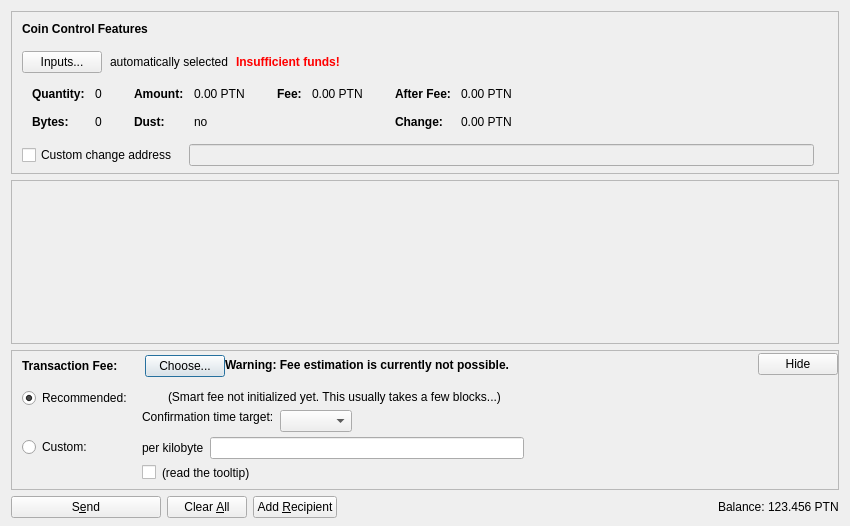
<?xml version="1.0" encoding="UTF-8"?>
<ui version="4.0">
 <class>SendCoinsDialog</class>
 <widget class="QDialog" name="SendCoinsDialog">
  <property name="geometry">
   <rect>
    <x>0</x>
    <y>0</y>
    <width>850</width>
    <height>526</height>
   </rect>
  </property>
  <property name="windowTitle">
   <string>Send Coins</string>
  </property>
  <layout class="QVBoxLayout" name="verticalLayout" stretch="0,1,0,0">
   <property name="bottomMargin">
    <number>8</number>
   </property>
   <item>
    <widget class="QFrame" name="frameCoinControl">
     <property name="sizePolicy">
      <sizepolicy hsizetype="Expanding" vsizetype="Expanding">
       <horstretch>0</horstretch>
       <verstretch>0</verstretch>
      </sizepolicy>
     </property>
     <property name="maximumSize">
      <size>
       <width>16777215</width>
       <height>16777215</height>
      </size>
     </property>
     <property name="frameShape">
      <enum>QFrame::StyledPanel</enum>
     </property>
     <property name="frameShadow">
      <enum>QFrame::Sunken</enum>
     </property>
     <layout class="QVBoxLayout" name="verticalLayoutCoinControl2">
      <property name="spacing">
       <number>0</number>
      </property>
      <property name="leftMargin">
       <number>0</number>
      </property>
      <property name="topMargin">
       <number>0</number>
      </property>
      <property name="rightMargin">
       <number>0</number>
      </property>
      <property name="bottomMargin">
       <number>6</number>
      </property>
      <item>
       <layout class="QVBoxLayout" name="verticalLayoutCoinControl" stretch="0,0,0,0,1">
        <property name="spacing">
         <number>0</number>
        </property>
        <property name="leftMargin">
         <number>10</number>
        </property>
        <property name="topMargin">
         <number>10</number>
        </property>
        <item>
         <layout class="QHBoxLayout" name="horizontalLayoutCoinControl1">
          <property name="bottomMargin">
           <number>15</number>
          </property>
          <item>
           <widget class="QLabel" name="labelCoinControlFeatures">
            <property name="sizePolicy">
             <sizepolicy hsizetype="Preferred" vsizetype="Maximum">
              <horstretch>0</horstretch>
              <verstretch>0</verstretch>
             </sizepolicy>
            </property>
            <property name="font">
             <font>
              <weight>75</weight>
              <bold>true</bold>
             </font>
            </property>
            <property name="styleSheet">
             <string notr="true">font-weight:bold;</string>
            </property>
            <property name="text">
             <string>Coin Control Features</string>
            </property>
           </widget>
          </item>
         </layout>
        </item>
        <item>
         <layout class="QHBoxLayout" name="horizontalLayoutCoinControl2" stretch="0,0,0,0">
          <property name="spacing">
           <number>8</number>
          </property>
          <property name="bottomMargin">
           <number>10</number>
          </property>
          <item>
           <widget class="QPushButton" name="pushButtonCoinControl">
            <property name="styleSheet">
             <string notr="true"/>
            </property>
            <property name="text">
             <string>Inputs...</string>
            </property>
            <property name="autoDefault">
             <bool>false</bool>
            </property>
           </widget>
          </item>
          <item>
           <widget class="QLabel" name="labelCoinControlAutomaticallySelected">
            <property name="text">
             <string>automatically selected</string>
            </property>
            <property name="margin">
             <number>5</number>
            </property>
           </widget>
          </item>
          <item>
           <widget class="QLabel" name="labelCoinControlInsuffFunds">
            <property name="font">
             <font>
              <weight>75</weight>
              <bold>true</bold>
             </font>
            </property>
            <property name="styleSheet">
             <string notr="true">color:red;font-weight:bold;</string>
            </property>
            <property name="text">
             <string>Insufficient funds!</string>
            </property>
            <property name="margin">
             <number>5</number>
            </property>
           </widget>
          </item>
          <item>
           <spacer name="horizontalSpacerCoinControl">
            <property name="orientation">
             <enum>Qt::Horizontal</enum>
            </property>
            <property name="sizeHint" stdset="0">
             <size>
              <width>40</width>
              <height>1</height>
             </size>
            </property>
           </spacer>
          </item>
         </layout>
        </item>
        <item>
         <widget class="QWidget" name="widgetCoinControl" native="true">
          <property name="sizePolicy">
           <sizepolicy hsizetype="Preferred" vsizetype="Preferred">
            <horstretch>0</horstretch>
            <verstretch>0</verstretch>
           </sizepolicy>
          </property>
          <property name="minimumSize">
           <size>
            <width>0</width>
            <height>0</height>
           </size>
          </property>
          <property name="styleSheet">
           <string notr="true"/>
          </property>
          <layout class="QHBoxLayout" name="horizontalLayoutCoinControl5">
           <property name="leftMargin">
            <number>0</number>
           </property>
           <property name="topMargin">
            <number>0</number>
           </property>
           <property name="rightMargin">
            <number>0</number>
           </property>
           <property name="bottomMargin">
            <number>0</number>
           </property>
           <item>
            <layout class="QHBoxLayout" name="horizontalLayoutCoinControl3" stretch="0,0,0,1">
             <property name="spacing">
              <number>20</number>
             </property>
             <property name="topMargin">
              <number>0</number>
             </property>
             <property name="bottomMargin">
              <number>10</number>
             </property>
             <item>
              <layout class="QFormLayout" name="formLayoutCoinControl1">
               <property name="horizontalSpacing">
                <number>10</number>
               </property>
               <property name="verticalSpacing">
                <number>14</number>
               </property>
               <property name="leftMargin">
                <number>10</number>
               </property>
               <property name="topMargin">
                <number>4</number>
               </property>
               <property name="rightMargin">
                <number>6</number>
               </property>
               <item row="0" column="0">
                <widget class="QLabel" name="labelCoinControlQuantityText">
                 <property name="font">
                  <font>
                   <weight>75</weight>
                   <bold>true</bold>
                  </font>
                 </property>
                 <property name="text">
                  <string>Quantity:</string>
                 </property>
                 <property name="margin">
                  <number>0</number>
                 </property>
                </widget>
               </item>
               <item row="0" column="1">
                <widget class="QLabel" name="labelCoinControlQuantity">
                 <property name="cursor">
                  <cursorShape>IBeamCursor</cursorShape>
                 </property>
                 <property name="contextMenuPolicy">
                  <enum>Qt::ActionsContextMenu</enum>
                 </property>
                 <property name="text">
                  <string notr="true">0</string>
                 </property>
                 <property name="margin">
                  <number>0</number>
                 </property>
                 <property name="textInteractionFlags">
                  <set>Qt::LinksAccessibleByMouse|Qt::TextSelectableByKeyboard|Qt::TextSelectableByMouse</set>
                 </property>
                </widget>
               </item>
               <item row="1" column="0">
                <widget class="QLabel" name="labelCoinControlBytesText">
                 <property name="font">
                  <font>
                   <weight>75</weight>
                   <bold>true</bold>
                  </font>
                 </property>
                 <property name="text">
                  <string>Bytes:</string>
                 </property>
                </widget>
               </item>
               <item row="1" column="1">
                <widget class="QLabel" name="labelCoinControlBytes">
                 <property name="cursor">
                  <cursorShape>IBeamCursor</cursorShape>
                 </property>
                 <property name="contextMenuPolicy">
                  <enum>Qt::ActionsContextMenu</enum>
                 </property>
                 <property name="text">
                  <string notr="true">0</string>
                 </property>
                 <property name="textInteractionFlags">
                  <set>Qt::LinksAccessibleByMouse|Qt::TextSelectableByKeyboard|Qt::TextSelectableByMouse</set>
                 </property>
                </widget>
               </item>
              </layout>
             </item>
             <item>
              <layout class="QFormLayout" name="formLayoutCoinControl2">
               <property name="horizontalSpacing">
                <number>10</number>
               </property>
               <property name="verticalSpacing">
                <number>14</number>
               </property>
               <property name="leftMargin">
                <number>6</number>
               </property>
               <property name="topMargin">
                <number>4</number>
               </property>
               <property name="rightMargin">
                <number>6</number>
               </property>
               <item row="0" column="0">
                <widget class="QLabel" name="labelCoinControlAmountText">
                 <property name="font">
                  <font>
                   <weight>75</weight>
                   <bold>true</bold>
                  </font>
                 </property>
                 <property name="text">
                  <string>Amount:</string>
                 </property>
                 <property name="margin">
                  <number>0</number>
                 </property>
                </widget>
               </item>
               <item row="0" column="1">
                <widget class="QLabel" name="labelCoinControlAmount">
                 <property name="cursor">
                  <cursorShape>IBeamCursor</cursorShape>
                 </property>
                 <property name="contextMenuPolicy">
                  <enum>Qt::ActionsContextMenu</enum>
                 </property>
                 <property name="text">
                  <string notr="true">0.00 PTN</string>
                 </property>
                 <property name="textInteractionFlags">
                  <set>Qt::LinksAccessibleByMouse|Qt::TextSelectableByKeyboard|Qt::TextSelectableByMouse</set>
                 </property>
                </widget>
               </item>
               <item row="1" column="0">
                <widget class="QLabel" name="labelCoinControlLowOutputText">
                 <property name="font">
                  <font>
                   <weight>75</weight>
                   <bold>true</bold>
                  </font>
                 </property>
                 <property name="text">
                  <string>Dust:</string>
                 </property>
                </widget>
               </item>
               <item row="1" column="1">
                <widget class="QLabel" name="labelCoinControlLowOutput">
                 <property name="cursor">
                  <cursorShape>IBeamCursor</cursorShape>
                 </property>
                 <property name="contextMenuPolicy">
                  <enum>Qt::ActionsContextMenu</enum>
                 </property>
                 <property name="text">
                  <string notr="true">no</string>
                 </property>
                 <property name="textInteractionFlags">
                  <set>Qt::LinksAccessibleByMouse|Qt::TextSelectableByKeyboard|Qt::TextSelectableByMouse</set>
                 </property>
                </widget>
               </item>
              </layout>
             </item>
             <item>
              <layout class="QFormLayout" name="formLayoutCoinControl3">
               <property name="horizontalSpacing">
                <number>10</number>
               </property>
               <property name="verticalSpacing">
                <number>14</number>
               </property>
               <property name="leftMargin">
                <number>6</number>
               </property>
               <property name="topMargin">
                <number>4</number>
               </property>
               <property name="rightMargin">
                <number>6</number>
               </property>
               <item row="0" column="0">
                <widget class="QLabel" name="labelCoinControlFeeText">
                 <property name="font">
                  <font>
                   <weight>75</weight>
                   <bold>true</bold>
                  </font>
                 </property>
                 <property name="text">
                  <string>Fee:</string>
                 </property>
                 <property name="margin">
                  <number>0</number>
                 </property>
                </widget>
               </item>
               <item row="0" column="1">
                <widget class="QLabel" name="labelCoinControlFee">
                 <property name="cursor">
                  <cursorShape>IBeamCursor</cursorShape>
                 </property>
                 <property name="contextMenuPolicy">
                  <enum>Qt::ActionsContextMenu</enum>
                 </property>
                 <property name="text">
                  <string notr="true">0.00 PTN</string>
                 </property>
                 <property name="textInteractionFlags">
                  <set>Qt::LinksAccessibleByMouse|Qt::TextSelectableByKeyboard|Qt::TextSelectableByMouse</set>
                 </property>
                </widget>
               </item>
              </layout>
             </item>
             <item>
              <layout class="QFormLayout" name="formLayoutCoinControl4">
               <property name="horizontalSpacing">
                <number>10</number>
               </property>
               <property name="verticalSpacing">
                <number>14</number>
               </property>
               <property name="leftMargin">
                <number>6</number>
               </property>
               <property name="topMargin">
                <number>4</number>
               </property>
               <property name="rightMargin">
                <number>6</number>
               </property>
               <item row="0" column="0">
                <widget class="QLabel" name="labelCoinControlAfterFeeText">
                 <property name="font">
                  <font>
                   <weight>75</weight>
                   <bold>true</bold>
                  </font>
                 </property>
                 <property name="text">
                  <string>After Fee:</string>
                 </property>
                 <property name="margin">
                  <number>0</number>
                 </property>
                </widget>
               </item>
               <item row="0" column="1">
                <widget class="QLabel" name="labelCoinControlAfterFee">
                 <property name="cursor">
                  <cursorShape>IBeamCursor</cursorShape>
                 </property>
                 <property name="contextMenuPolicy">
                  <enum>Qt::ActionsContextMenu</enum>
                 </property>
                 <property name="text">
                  <string notr="true">0.00 PTN</string>
                 </property>
                 <property name="textInteractionFlags">
                  <set>Qt::LinksAccessibleByMouse|Qt::TextSelectableByKeyboard|Qt::TextSelectableByMouse</set>
                 </property>
                </widget>
               </item>
               <item row="1" column="0">
                <widget class="QLabel" name="labelCoinControlChangeText">
                 <property name="font">
                  <font>
                   <weight>75</weight>
                   <bold>true</bold>
                  </font>
                 </property>
                 <property name="text">
                  <string>Change:</string>
                 </property>
                </widget>
               </item>
               <item row="1" column="1">
                <widget class="QLabel" name="labelCoinControlChange">
                 <property name="cursor">
                  <cursorShape>IBeamCursor</cursorShape>
                 </property>
                 <property name="contextMenuPolicy">
                  <enum>Qt::ActionsContextMenu</enum>
                 </property>
                 <property name="text">
                  <string notr="true">0.00 PTN</string>
                 </property>
                 <property name="textInteractionFlags">
                  <set>Qt::LinksAccessibleByMouse|Qt::TextSelectableByKeyboard|Qt::TextSelectableByMouse</set>
                 </property>
                </widget>
               </item>
              </layout>
             </item>
            </layout>
           </item>
          </layout>
         </widget>
        </item>
        <item>
         <layout class="QHBoxLayout" name="horizontalLayoutCoinControl4" stretch="0,0,0">
          <property name="spacing">
           <number>12</number>
          </property>
          <property name="sizeConstraint">
           <enum>QLayout::SetDefaultConstraint</enum>
          </property>
          <property name="topMargin">
           <number>5</number>
          </property>
          <property name="rightMargin">
           <number>5</number>
          </property>
          <item>
           <widget class="QCheckBox" name="checkBoxCoinControlChange">
            <property name="toolTip">
             <string>If this is activated, but the change address is empty or invalid, change will be sent to a newly generated address.</string>
            </property>
            <property name="text">
             <string>Custom change address</string>
            </property>
           </widget>
          </item>
          <item>
           <widget class="QValidatedLineEdit" name="lineEditCoinControlChange">
            <property name="enabled">
             <bool>false</bool>
            </property>
            <property name="sizePolicy">
             <sizepolicy hsizetype="Expanding" vsizetype="Fixed">
              <horstretch>0</horstretch>
              <verstretch>0</verstretch>
             </sizepolicy>
            </property>
           </widget>
          </item>
          <item>
           <widget class="QLabel" name="labelCoinControlChangeLabel">
            <property name="sizePolicy">
             <sizepolicy hsizetype="Preferred" vsizetype="Expanding">
              <horstretch>0</horstretch>
              <verstretch>0</verstretch>
             </sizepolicy>
            </property>
            <property name="minimumSize">
             <size>
              <width>0</width>
              <height>0</height>
             </size>
            </property>
            <property name="text">
             <string/>
            </property>
            <property name="margin">
             <number>3</number>
            </property>
           </widget>
          </item>
         </layout>
        </item>
        <item>
         <spacer name="verticalSpacerCoinControl">
          <property name="orientation">
           <enum>Qt::Vertical</enum>
          </property>
          <property name="sizeHint" stdset="0">
           <size>
            <width>800</width>
            <height>1</height>
           </size>
          </property>
         </spacer>
        </item>
       </layout>
      </item>
     </layout>
    </widget>
   </item>
   <item>
    <widget class="QScrollArea" name="scrollArea">
     <property name="widgetResizable">
      <bool>true</bool>
     </property>
     <widget class="QWidget" name="scrollAreaWidgetContents">
      <property name="geometry">
       <rect>
        <x>0</x>
        <y>0</y>
        <width>830</width>
        <height>104</height>
       </rect>
      </property>
      <layout class="QVBoxLayout" name="verticalLayout_2" stretch="0,1">
       <property name="leftMargin">
        <number>0</number>
       </property>
       <property name="topMargin">
        <number>0</number>
       </property>
       <property name="rightMargin">
        <number>0</number>
       </property>
       <property name="bottomMargin">
        <number>0</number>
       </property>
       <item>
        <layout class="QVBoxLayout" name="entries">
         <property name="spacing">
          <number>6</number>
         </property>
        </layout>
       </item>
       <item>
        <spacer name="verticalSpacer">
         <property name="orientation">
          <enum>Qt::Vertical</enum>
         </property>
         <property name="sizeHint" stdset="0">
          <size>
           <width>20</width>
           <height>40</height>
          </size>
         </property>
        </spacer>
       </item>
      </layout>
     </widget>
    </widget>
   </item>
   <item>
    <widget class="QFrame" name="frameFee">
     <property name="sizePolicy">
      <sizepolicy hsizetype="Expanding" vsizetype="Expanding">
       <horstretch>0</horstretch>
       <verstretch>0</verstretch>
      </sizepolicy>
     </property>
     <property name="maximumSize">
      <size>
       <width>16777215</width>
       <height>16777215</height>
      </size>
     </property>
     <property name="frameShape">
      <enum>QFrame::StyledPanel</enum>
     </property>
     <property name="frameShadow">
      <enum>QFrame::Sunken</enum>
     </property>
     <layout class="QVBoxLayout" name="verticalLayoutFee1">
      <property name="spacing">
       <number>0</number>
      </property>
      <property name="leftMargin">
       <number>0</number>
      </property>
      <property name="topMargin">
       <number>0</number>
      </property>
      <property name="rightMargin">
       <number>0</number>
      </property>
      <property name="bottomMargin">
       <number>0</number>
      </property>
      <item>
       <layout class="QVBoxLayout" name="verticalLayoutFee2" stretch="0,0,0">
        <property name="spacing">
         <number>0</number>
        </property>
        <property name="leftMargin">
         <number>10</number>
        </property>
        <property name="topMargin">
         <number>0</number>
        </property>
        <item>
         <layout class="QHBoxLayout" name="horizontalLayoutFee1">
          <property name="bottomMargin">
           <number>0</number>
          </property>
          <item>
           <layout class="QVBoxLayout" name="verticalLayoutFee7">
            <property name="spacing">
             <number>0</number>
            </property>
            <item>
             <spacer name="verticalSpacerSmartFee">
              <property name="orientation">
               <enum>Qt::Vertical</enum>
              </property>
              <property name="sizeType">
               <enum>QSizePolicy::Fixed</enum>
              </property>
              <property name="sizeHint" stdset="0">
               <size>
                <width>1</width>
                <height>4</height>
               </size>
              </property>
             </spacer>
            </item>
            <item>
             <layout class="QHBoxLayout" name="horizontalLayoutSmartFee">
              <property name="spacing">
               <number>10</number>
              </property>
              <item>
               <widget class="QLabel" name="labelFeeHeadline">
                <property name="sizePolicy">
                 <sizepolicy hsizetype="Preferred" vsizetype="Maximum">
                  <horstretch>0</horstretch>
                  <verstretch>0</verstretch>
                 </sizepolicy>
                </property>
                <property name="font">
                 <font>
                  <weight>75</weight>
                  <bold>true</bold>
                 </font>
                </property>
                <property name="styleSheet">
                 <string notr="true">font-weight:bold;</string>
                </property>
                <property name="text">
                 <string>Transaction Fee:</string>
                </property>
               </widget>
              </item>
              <item>
               <widget class="QLabel" name="labelFeeMinimized">
                <property name="text">
                 <string/>
                </property>
               </widget>
              </item>
              <item>
               <widget class="QPushButton" name="buttonChooseFee">
                <property name="text">
                 <string>Choose...</string>
                </property>
               </widget>
              </item>
             </layout>
            </item>
            <item>
             <spacer name="verticalSpacer_5">
              <property name="orientation">
               <enum>Qt::Vertical</enum>
              </property>
              <property name="sizeHint" stdset="0">
               <size>
                <width>1</width>
                <height>1</height>
               </size>
              </property>
             </spacer>
            </item>
           </layout>
          </item>
          <item>
           <widget class="QLabel" name="fallbackFeeWarningLabel">
            <property name="toolTip">
             <string>Using the fallbackfee can result in sending a transaction that will take several hours or days (or never) to confirm. Consider choosing your fee manually or wait until you have validated the complete chain.</string>
            </property>
            <property name="font">
            <font>
                <weight>75</weight>
                <bold>true</bold>
            </font>
            </property>
            <property name="text">
             <string>Warning: Fee estimation is currently not possible.</string>
            </property>
            <property name="wordWrap">
             <bool>false</bool>
            </property>
           </widget>
          </item>
          <item>
           <spacer name="horizontalSpacer_4">
            <property name="orientation">
             <enum>Qt::Horizontal</enum>
            </property>
            <property name="sizeType">
             <enum>QSizePolicy::MinimumExpanding</enum>
            </property>
            <property name="sizeHint" stdset="0">
             <size>
              <width>40</width>
              <height>20</height>
             </size>
            </property>
           </spacer>
          </item>
          <item>
           <widget class="QPushButton" name="buttonMinimizeFee">
            <property name="toolTip">
             <string>collapse fee-settings</string>
            </property>
            <property name="text">
             <string>Hide</string>
            </property>
           </widget>
          </item>
         </layout>
        </item>
        <item>
         <widget class="QFrame" name="frameFeeSelection">
          <layout class="QVBoxLayout" name="verticalLayoutFee12">
           <property name="spacing">
            <number>0</number>
           </property>
           <property name="leftMargin">
            <number>0</number>
           </property>
           <property name="topMargin">
            <number>0</number>
           </property>
           <property name="rightMargin">
            <number>0</number>
           </property>
           <property name="bottomMargin">
            <number>0</number>
           </property>
           <item>
            <layout class="QGridLayout" name="gridLayoutFee">
             <property name="topMargin">
              <number>10</number>
             </property>
             <property name="bottomMargin">
              <number>4</number>
             </property>
             <property name="horizontalSpacing">
              <number>10</number>
             </property>
             <property name="verticalSpacing">
              <number>4</number>
             </property>
             <item row="1" column="1">
              <layout class="QVBoxLayout" name="verticalLayoutFee8">
               <property name="spacing">
                <number>6</number>
               </property>
               <item>
                <layout class="QHBoxLayout" name="horizontalLayoutFee13">
                 <item>
                  <widget class="QLabel" name="labelCustomPerKilobyte">
                   <property name="toolTip">
                    <string>Specify a custom fee per kB (1,000 bytes) of the transaction's virtual size.

Note:  Since the fee is calculated on a per-byte basis, a fee of "100 satoshis per kB" for a transaction size of 500 bytes (half of 1 kB) would ultimately yield a fee of only 50 satoshis.</string>
                   </property>
                   <property name="text">
                    <string>per kilobyte</string>
                   </property>
                  </widget>
                 </item>
                 <item>
                  <widget class="BitcoinAmountField" name="customFee"/>
                 </item>
                 <item>
                  <spacer name="horizontalSpacer_6">
                   <property name="orientation">
                    <enum>Qt::Horizontal</enum>
                   </property>
                   <property name="sizeHint" stdset="0">
                    <size>
                     <width>1</width>
                     <height>1</height>
                    </size>
                   </property>
                  </spacer>
                 </item>
                </layout>
               </item>
               <item>
                <layout class="QHBoxLayout" name="horizontalLayoutFee8">
                 <item>
                  <widget class="QCheckBox" name="checkBoxMinimumFee">
                   <property name="toolTip">
                    <string>Paying only the minimum fee is just fine as long as there is less transaction volume than space in the blocks. But be aware that this can end up in a never confirming transaction once there is more demand for poutinecoin transactions than the network can process.</string>
                   </property>
                   <property name="text">
                    <string/>
                   </property>
                  </widget>
                 </item>
                 <item>
                  <widget class="QLabel" name="labelMinFeeWarning">
                   <property name="enabled">
                    <bool>true</bool>
                   </property>
                   <property name="toolTip">
                    <string>Paying only the minimum fee is just fine as long as there is less transaction volume than space in the blocks. But be aware that this can end up in a never confirming transaction once there is more demand for poutinecoin transactions than the network can process.</string>
                   </property>
                   <property name="text">
                    <string>(read the tooltip)</string>
                   </property>
                   <property name="margin">
                    <number>5</number>
                   </property>
                  </widget>
                 </item>
                 <item>
                  <spacer name="horizontalSpacer_2">
                   <property name="orientation">
                    <enum>Qt::Horizontal</enum>
                   </property>
                   <property name="sizeHint" stdset="0">
                    <size>
                     <width>1</width>
                     <height>1</height>
                    </size>
                   </property>
                  </spacer>
                 </item>
                </layout>
               </item>
              </layout>
             </item>
             <item row="0" column="0">
              <layout class="QVBoxLayout" name="verticalLayoutFee4" stretch="0,1">
               <item>
                <widget class="QRadioButton" name="radioSmartFee">
                 <property name="text">
                  <string>Recommended:</string>
                 </property>
                 <property name="checked">
                  <bool>true</bool>
                 </property>
                 <attribute name="buttonGroup">
                  <string notr="true">groupFee</string>
                 </attribute>
                </widget>
               </item>
               <item>
                <spacer name="verticalSpacer_2">
                 <property name="orientation">
                  <enum>Qt::Vertical</enum>
                 </property>
                 <property name="sizeHint" stdset="0">
                  <size>
                   <width>1</width>
                   <height>1</height>
                  </size>
                 </property>
                </spacer>
               </item>
              </layout>
             </item>
             <item row="1" column="0">
              <layout class="QVBoxLayout" name="verticalLayoutFee9" stretch="0,1">
               <item>
                <widget class="QRadioButton" name="radioCustomFee">
                 <property name="text">
                  <string>Custom:</string>
                 </property>
                 <attribute name="buttonGroup">
                  <string notr="true">groupFee</string>
                 </attribute>
                </widget>
               </item>
               <item>
                <spacer name="verticalSpacer_6">
                 <property name="orientation">
                  <enum>Qt::Vertical</enum>
                 </property>
                 <property name="sizeHint" stdset="0">
                  <size>
                   <width>1</width>
                   <height>1</height>
                  </size>
                 </property>
                </spacer>
               </item>
              </layout>
             </item>
             <item row="0" column="1">
              <layout class="QVBoxLayout" name="verticalLayoutFee3" stretch="0,0,1">
               <property name="spacing">
                <number>6</number>
               </property>
               <property name="topMargin">
                <number>2</number>
               </property>
               <item>
                <layout class="QHBoxLayout" name="horizontalLayoutFee12">
                 <item>
                  <widget class="QLabel" name="labelSmartFee">
                   <property name="text">
                    <string/>
                   </property>
                   <property name="margin">
                    <number>2</number>
                   </property>
                  </widget>
                 </item>
                 <item>
                  <widget class="QLabel" name="labelFeeEstimation">
                   <property name="text">
                    <string/>
                   </property>
                  </widget>
                 </item>
                 <item>
                  <widget class="QLabel" name="labelSmartFee2">
                   <property name="text">
                    <string>(Smart fee not initialized yet. This usually takes a few blocks...)</string>
                   </property>
                   <property name="margin">
                    <number>2</number>
                   </property>
                  </widget>
                 </item>
                 <item>
                  <spacer name="horizontalSpacer_5">
                   <property name="orientation">
                    <enum>Qt::Horizontal</enum>
                   </property>
                   <property name="sizeHint" stdset="0">
                    <size>
                     <width>1</width>
                     <height>1</height>
                    </size>
                   </property>
                  </spacer>
                 </item>
                </layout>
               </item>
               <item>
                <layout class="QHBoxLayout" name="horizontalLayoutFee9">
                 <item>
                  <layout class="QVBoxLayout" name="verticalLayoutFee6">
                   <item>
                    <widget class="QLabel" name="labelSmartFee3">
                     <property name="text">
                      <string>Confirmation time target:</string>
                     </property>
                     <property name="margin">
                      <number>2</number>
                     </property>
                    </widget>
                   </item>
                   <item>
                    <spacer name="verticalSpacer_3">
                     <property name="orientation">
                      <enum>Qt::Vertical</enum>
                     </property>
                     <property name="sizeHint" stdset="0">
                      <size>
                       <width>1</width>
                       <height>1</height>
                      </size>
                     </property>
                    </spacer>
                   </item>
                  </layout>
                 </item>
                 <item>
                  <layout class="QVBoxLayout" name="verticalLayoutFee5">
                   <property name="rightMargin">
                    <number>30</number>
                   </property>
                   <item>
                    <layout class="QHBoxLayout" name="horizontalLayoutConfTarget">
                     <property name="bottomMargin">
                      <number>0</number>
                     </property>
                     <item>
                      <widget class="QComboBox" name="confTargetSelector"/>
                     </item>
                     <item>
                      <spacer name="horizontalSpacerConfTarget">
                       <property name="orientation">
                        <enum>Qt::Horizontal</enum>
                       </property>
                       <property name="sizeHint" stdset="0">
                        <size>
                         <width>40</width>
                         <height>20</height>
                        </size>
                       </property>
                      </spacer>
                     </item>
                    </layout>
                   </item>
                  </layout>
                 </item>
                </layout>
               </item>
               <item>
                <spacer name="verticalSpacer_4">
                 <property name="orientation">
                  <enum>Qt::Vertical</enum>
                 </property>
                 <property name="sizeHint" stdset="0">
                  <size>
                   <width>1</width>
                   <height>1</height>
                  </size>
                 </property>
                </spacer>
               </item>
              </layout>
             </item>
            </layout>
           </item>
          </layout>
         </widget>
        </item>
        <item>
         <spacer name="verticalSpacerFee">
          <property name="orientation">
           <enum>Qt::Vertical</enum>
          </property>
          <property name="sizeHint" stdset="0">
           <size>
            <width>40</width>
            <height>5</height>
           </size>
          </property>
         </spacer>
        </item>
       </layout>
      </item>
     </layout>
    </widget>
   </item>
   <item>
    <layout class="QHBoxLayout" name="horizontalLayout">
     <item>
      <widget class="QPushButton" name="sendButton">
       <property name="minimumSize">
        <size>
         <width>150</width>
         <height>0</height>
        </size>
       </property>
       <property name="toolTip">
        <string>Confirm the send action</string>
       </property>
       <property name="text">
        <string>S&amp;end</string>
       </property>
       <property name="icon">
        <iconset resource="../bitcoin.qrc">
         <normaloff>:/icons/send</normaloff>:/icons/send</iconset>
       </property>
       <property name="autoDefault">
        <bool>false</bool>
       </property>
       <property name="default">
        <bool>false</bool>
       </property>
      </widget>
     </item>
     <item>
      <widget class="QPushButton" name="clearButton">
       <property name="sizePolicy">
        <sizepolicy hsizetype="Minimum" vsizetype="Fixed">
         <horstretch>0</horstretch>
         <verstretch>0</verstretch>
        </sizepolicy>
       </property>
       <property name="toolTip">
        <string>Clear all fields of the form.</string>
       </property>
       <property name="text">
        <string>Clear &amp;All</string>
       </property>
       <property name="icon">
        <iconset resource="../bitcoin.qrc">
         <normaloff>:/icons/remove</normaloff>:/icons/remove</iconset>
       </property>
       <property name="autoDefault">
        <bool>false</bool>
       </property>
      </widget>
     </item>
     <item>
      <widget class="QPushButton" name="addButton">
       <property name="toolTip">
        <string>Send to multiple recipients at once</string>
       </property>
       <property name="text">
        <string>Add &amp;Recipient</string>
       </property>
       <property name="icon">
        <iconset resource="../bitcoin.qrc">
         <normaloff>:/icons/add</normaloff>:/icons/add</iconset>
       </property>
       <property name="autoDefault">
        <bool>false</bool>
       </property>
      </widget>
     </item>
     <item>
      <spacer name="horizontalSpacer">
       <property name="orientation">
        <enum>Qt::Horizontal</enum>
       </property>
       <property name="sizeHint" stdset="0">
        <size>
         <width>40</width>
         <height>20</height>
        </size>
       </property>
      </spacer>
     </item>
     <item>
      <layout class="QHBoxLayout" name="horizontalLayout_2">
       <property name="spacing">
        <number>3</number>
       </property>
       <item>
        <widget class="QLabel" name="label">
         <property name="sizePolicy">
          <sizepolicy hsizetype="Preferred" vsizetype="Fixed">
           <horstretch>0</horstretch>
           <verstretch>0</verstretch>
          </sizepolicy>
         </property>
         <property name="text">
          <string>Balance:</string>
         </property>
        </widget>
       </item>
       <item>
        <widget class="QLabel" name="labelBalance">
         <property name="sizePolicy">
          <sizepolicy hsizetype="Preferred" vsizetype="Fixed">
           <horstretch>0</horstretch>
           <verstretch>0</verstretch>
          </sizepolicy>
         </property>
         <property name="cursor">
          <cursorShape>IBeamCursor</cursorShape>
         </property>
         <property name="text">
          <string notr="true">123.456 PTN</string>
         </property>
         <property name="textInteractionFlags">
          <set>Qt::LinksAccessibleByMouse|Qt::TextSelectableByKeyboard|Qt::TextSelectableByMouse</set>
         </property>
        </widget>
       </item>
      </layout>
     </item>
    </layout>
   </item>
  </layout>
 </widget>
 <customwidgets>
  <customwidget>
   <class>QValidatedLineEdit</class>
   <extends>QLineEdit</extends>
   <header>qt/qvalidatedlineedit.h</header>
  </customwidget>
  <customwidget>
   <class>BitcoinAmountField</class>
   <extends>QLineEdit</extends>
   <header>qt/bitcoinamountfield.h</header>
   <container>1</container>
  </customwidget>
 </customwidgets>
 <resources>
  <include location="../bitcoin.qrc"/>
 </resources>
 <connections/>
 <buttongroups>
  <buttongroup name="groupFee"/>
 </buttongroups>
</ui>
